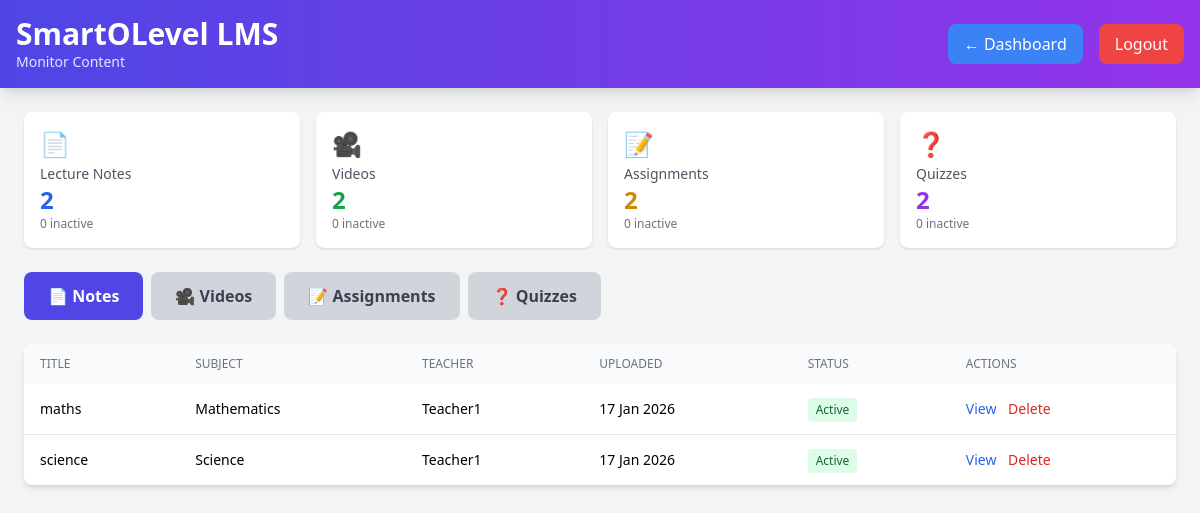
Page /admin_content_monitor.php (signed in) on the committed database.
### tables this page shows
CREATE TABLE lecture_notes (
    note_id INT AUTO_INCREMENT PRIMARY KEY,
    subject_id INT NOT NULL,
    teacher_id INT NOT NULL,
    title VARCHAR(255) NOT NULL,  
    description TEXT NULL,
    file_path VARCHAR(255) NOT NULL,
    file_type VARCHAR(10) NOT NULL,
    file_size INT NOT NULL,
    uploaded_at TIMESTAMP DEFAULT CURRENT_TIMESTAMP,
    is_active BOOLEAN DEFAULT TRUE,
    download_count INT DEFAULT 0,
    FOREIGN KEY (subject_id) REFERENCES subjects(subject_id) ON DELETE CASCADE,
    FOREIGN KEY (teacher_id) REFERENCES users(user_id) ON DELETE CASCADE
);

CREATE TABLE subjects (
    subject_id INT AUTO_INCREMENT PRIMARY KEY,
    subject_name VARCHAR(255) NOT NULL,
    subject_code VARCHAR(20) NOT NULL UNIQUE,
    grade_level ENUM('10','11') NOT NULL,
    subject_category ENUM('Language', 'Mathematics', 'Science', 'Social Studies', 'Religion', 'Other') NOT NULL,
    description TEXT NULL,
    is_active BOOLEAN DEFAULT TRUE,
    created_at TIMESTAMP DEFAULT CURRENT_TIMESTAMP
);

CREATE TABLE users (
    user_id INT AUTO_INCREMENT PRIMARY KEY,
    full_name VARCHAR(255) NOT NULL,
    email VARCHAR(100) NOT NULL UNIQUE,
    password_hash VARCHAR(255) NOT NULL,
    role ENUM('student', 'admin', 'teacher') DEFAULT 'student',
    grade ENUM('10','11') NULL,
    phone VARCHAR(20) NULL,
    address TEXT NULL,
    is_active BOOLEAN DEFAULT TRUE,
    created_at TIMESTAMP DEFAULT CURRENT_TIMESTAMP,
    last_login TIMESTAMP NULL,
    INDEX idx_email (email),
    INDEX idx_role (role)
);

### config.php (called while the page is built, shortened)
<?php
function formatDate($date) {
    return date('d M Y', strtotime($date));
}
?>

### admin_content_monitor.php (the view, shortened to what this page needs)
<?php
require_once 'config.php';
$stats_query = "SELECT
    (SELECT COUNT(*) FROM lecture_notes WHERE is_active = 1) as active_notes,
    (SELECT COUNT(*) FROM lecture_notes WHERE is_active = 0) as inactive_notes,
    (SELECT COUNT(*) FROM lecture_videos WHERE is_active = 1) as active_videos,
    (SELECT COUNT(*) FROM lecture_videos WHERE is_active = 0) as inactive_videos,
    (SELECT COUNT(*) FROM assignments WHERE is_active = 1) as active_assignments,
    (SELECT COUNT(*) FROM assignments WHERE is_active = 0) as inactive_assignments,
    (SELECT COUNT(*) FROM quizzes WHERE is_active = 1) as active_quizzes,
    (SELECT COUNT(*) FROM quizzes WHERE is_active = 0) as inactive_quizzes";
$stats = $conn->query($stats_query)->fetch_assoc();
$notes_query = "SELECT ln.*, u.full_name as teacher_name, s.subject_name, s.subject_code
                FROM lecture_notes ln
                INNER JOIN users u ON ln.teacher_id = u.user_id
                INNER JOIN subjects s ON ln.subject_id = s.subject_id
                ORDER BY ln.uploaded_at DESC";
$notes = $conn->query($notes_query);
?>
<!DOCTYPE html>
<html lang="en">
<head>
    <script src="https://cdn.tailwindcss.com"></script>
</head>
<body class="bg-gray-100 min-h-screen">
    <header class="bg-gradient-to-r from-indigo-600 to-purple-600 text-white p-4 shadow-lg">
        <div class="max-w-7xl mx-auto flex justify-between items-center">
            <div>
                <h1 class="text-3xl font-bold">SmartOLevel LMS</h1>
                <p class="text-sm text-indigo-100">Monitor Content</p>
            </div>
            <div class="flex items-center gap-4">
                <a href="admin_dashboard.php" class="px-4 py-2 bg-blue-500 rounded-lg hover:bg-blue-600">← Dashboard</a>
                <a href="logout.php" class="px-4 py-2 bg-red-500 rounded-lg hover:bg-red-600">Logout</a>
            </div>
        </div>
    </header>
    <div class="max-w-7xl mx-auto p-6">
        <div class="grid grid-cols-2 md:grid-cols-4 gap-4 mb-6">
            <div class="bg-white p-4 rounded-lg shadow">
                <div class="text-2xl mb-1">📄</div>
                <div class="text-sm text-gray-600">Lecture Notes</div>
                <div class="text-2xl font-bold text-blue-600"><?php echo $stats['active_notes']; ?></div>
                <div class="text-xs text-gray-500"><?php echo $stats['inactive_notes']; ?> inactive</div>
            </div>
            <div class="bg-white p-4 rounded-lg shadow">
                <div class="text-2xl mb-1">🎥</div>
                <div class="text-sm text-gray-600">Videos</div>
                <div class="text-2xl font-bold text-green-600"><?php echo $stats['active_videos']; ?></div>
                <div class="text-xs text-gray-500"><?php echo $stats['inactive_videos']; ?> inactive</div>
            </div>
            <div class="bg-white p-4 rounded-lg shadow">
                <div class="text-2xl mb-1">📝</div>
                <div class="text-sm text-gray-600">Assignments</div>
                <div class="text-2xl font-bold text-yellow-600"><?php echo $stats['active_assignments']; ?></div>
                <div class="text-xs text-gray-500"><?php echo $stats['inactive_assignments']; ?> inactive</div>
            </div>
            <div class="bg-white p-4 rounded-lg shadow">
                <div class="text-2xl mb-1">❓</div>
                <div class="text-sm text-gray-600">Quizzes</div>
                <div class="text-2xl font-bold text-purple-600"><?php echo $stats['active_quizzes']; ?></div>
                <div class="text-xs text-gray-500"><?php echo $stats['inactive_quizzes']; ?> inactive</div>
            </div>
        </div>
        <div class="flex gap-2 mb-6 overflow-x-auto">
            <button onclick="showTab('notes')" id="tab-notes" class="px-6 py-3 bg-indigo-600 text-white rounded-lg font-semibold whitespace-nowrap">
                📄 Notes
            </button>
            <button onclick="showTab('videos')" id="tab-videos" class="px-6 py-3 bg-gray-300 text-gray-700 rounded-lg font-semibold whitespace-nowrap">
                🎥 Videos
            </button>
            <button onclick="showTab('assignments')" id="tab-assignments" class="px-6 py-3 bg-gray-300 text-gray-700 rounded-lg font-semibold whitespace-nowrap">
                📝 Assignments
            </button>
            <button onclick="showTab('quizzes')" id="tab-quizzes" class="px-6 py-3 bg-gray-300 text-gray-700 rounded-lg font-semibold whitespace-nowrap">
                ❓ Quizzes
            </button>
        </div>
        <div id="content-notes" class="content-tab">
            <div class="bg-white rounded-lg shadow-md overflow-hidden">
                <table class="w-full">
                    <thead class="bg-gray-50">
                        <tr>
                            <th class="px-4 py-3 text-left text-xs font-medium text-gray-500 uppercase">Title</th>
                            <th class="px-4 py-3 text-left text-xs font-medium text-gray-500 uppercase">Subject</th>
                            <th class="px-4 py-3 text-left text-xs font-medium text-gray-500 uppercase">Teacher</th>
                            <th class="px-4 py-3 text-left text-xs font-medium text-gray-500 uppercase">Uploaded</th>
                            <th class="px-4 py-3 text-left text-xs font-medium text-gray-500 uppercase">Status</th>
                            <th class="px-4 py-3 text-left text-xs font-medium text-gray-500 uppercase">Actions</th>
                        </tr>
                    </thead>
                    <tbody class="divide-y">
                        <?php while ($note = $notes->fetch_assoc()): ?>
                        <tr class="hover:bg-gray-50">
                            <td class="px-4 py-3 text-sm font-medium"><?php echo htmlspecialchars($note['title']); ?></td>
                            <td class="px-4 py-3 text-sm"><?php echo htmlspecialchars($note['subject_name']); ?></td>
                            <td class="px-4 py-3 text-sm"><?php echo htmlspecialchars($note['teacher_name']); ?></td>
                            <td class="px-4 py-3 text-sm"><?php echo formatDate($note['uploaded_at']); ?></td>
                            <td class="px-4 py-3">
                                <form method="POST" class="inline">
                                    <button type="submit" class="px-2 py-1 text-xs rounded <?php echo $note['is_active'] ? 'bg-green-100 text-green-800' : 'bg-gray-100 text-gray-800'; ?>">
                                        <?php echo $note['is_active'] ? 'Active' : 'Inactive'; ?>
                                    </button>
                                </form>
                            </td>
                            <td class="px-4 py-3 text-sm">
                                <a href="<?php echo htmlspecialchars($note['file_path']); ?>" target="_blank" class="text-blue-600 hover:underline mr-2">View</a>
                                <form method="POST" class="inline" onsubmit="return confirm('Delete this note?')">
                                    <button type="submit" class="text-red-600 hover:underline">Delete</button>
                                </form>
                            </td>
                        </tr>
                        <?php endwhile; ?>
                    </tbody>
                </table>
            </div>
        </div>
    </div>
</body>
</html>

### rows in the picture
lecture_notes: title "maths", subject.subject_name "Mathematics", teacher.full_name "Teacher1", uploaded_at "17 Jan 2026", is_active "Active"
lecture_notes: title "science", subject.subject_name "Science", teacher.full_name "Teacher1", uploaded_at "17 Jan 2026", is_active "Active"

### other values in the picture
$stats['active_notes'] "2"
$stats['inactive_notes'] "0"
$stats['active_videos'] "2"
$stats['inactive_videos'] "0"
$stats['active_assignments'] "2"
$stats['inactive_assignments'] "0"
$stats['active_quizzes'] "2"
$stats['inactive_quizzes'] "0"
